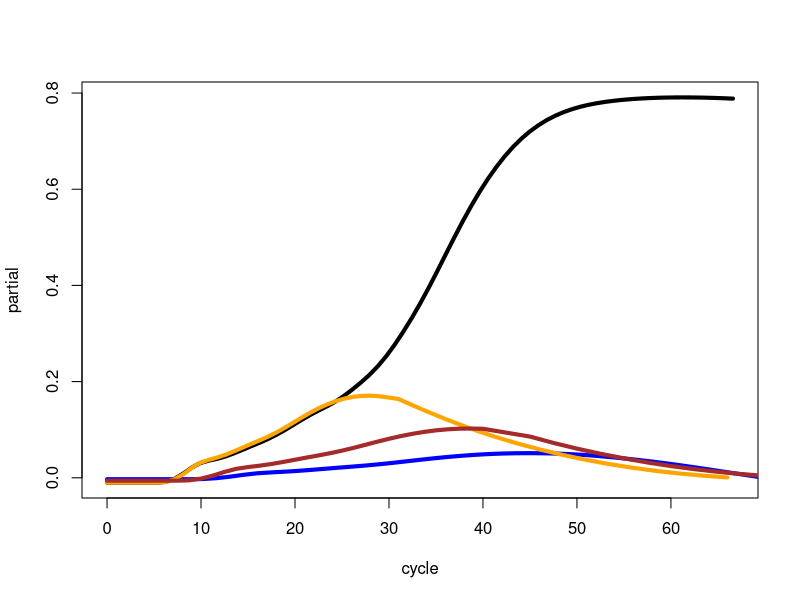
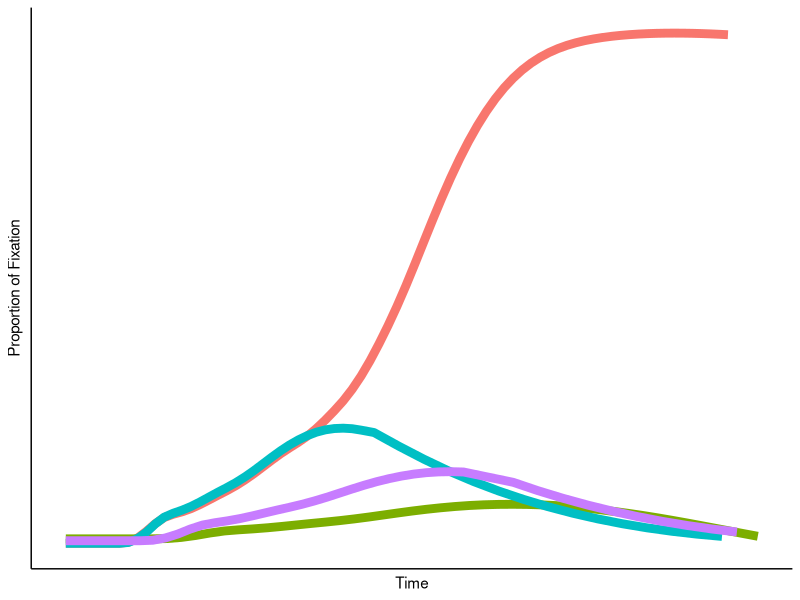

Generate these figures, in order, with R:
library(data.table)

dat <- fread("trace_plots.csv")
dat <- dat[cycle < 75, ]
dat$V7 <- NULL
names(dat) <- c("cycle", "partial", "apart", "pap", "da", "artial")

dat1 <- copy(dat)
dat1[, cycle := 0.9 * cycle]

dat3 <- copy(dat)

dat3[, `:=`(apart2 = 0.6 * apart, cycle = cycle * 1.25)]

dat4 <- copy(dat)
dat4[, `:=`(cycle = 0.9*cycle)]

#dat[, apart2 := 0.6 * apart]
ll <- 4

with(dat1, plot(cycle, partial, type = 'l', lwd = ll))
#with(dat4, lines(cycle, apart, col = 'green', lwd = ll))
#with(dat3, lines(cycle, apart2, col = "red", lwd = ll))

# newval <- (dat4$apart + dat3$apart2) /2
# lines(dat3$cycle, newval, col = 'purple')

dat2 <- copy(dat)
dat2 <- dat2[, .(cycle, apart)]
dat2[, cycle := cycle * 1.45]
dat2[, apart := apart * 0.3]

lines(dat2$cycle, dat2$apart, col = 'blue', lwd = ll)


newdat <- dat4[cycle > 30, ]
newdat <- newdat[cycle < 44, ]
newdat$cycle <- seq(31, 66, length.out = 15)
newdat[, apart := apart * exp(seq(0, -1.5, length.out = 15))]

dat5 <- rbind(dat4[cycle < 30, ], newdat)
lines(dat5$cycle, dat5$apart, col = 'orange', lwd = ll)



newdat2 <- dat3[cycle > 45, ]
newdat2 <- newdat2[cycle < 60, ]
newdat2$cycle <- seq(45, 70, length.out = 11)
newdat2[, apart2 := apart2 * exp(seq(0, -1, length.out = 11)) ]

dat6 <- rbind(dat3[cycle <= 40, ], newdat2)
lines(dat6$cycle, dat6$apart2, col = 'brown', lwd = ll)


d1 <- dat1[, .(cycle, partial)]
d2 <- dat2[, .(cycle, apart)]
dat5[, apart3 := apart]
d3 <- dat5[, .(cycle, apart3)]
d4 <- dat6[, .(cycle, apart2)]

dd1 <- melt(d1, id.vars = 'cycle', variable.name = "word", value.name = "activation")
dd2 <- melt(d2, id.vars = 'cycle', variable.name = "word", value.name = "activation")
dd3 <- melt(d3, id.vars = 'cycle', variable.name = "word", value.name = "activation")
dd4 <- melt(d4, id.vars = 'cycle', variable.name = "word", value.name = "activation")

dat <- rbindlist(list(dd1, dd2, dd3, dd4))

library(ggplot2)

ggplot(dat[cycle < 70, ], aes(cycle, activation, color = word)) + geom_line(linewidth = 3) +
  theme_classic() +
  theme(legend.position = "none", axis.text = element_blank(), axis.ticks = element_blank()) +
  labs(x = "Time", y = "Proportion of Fixation")
